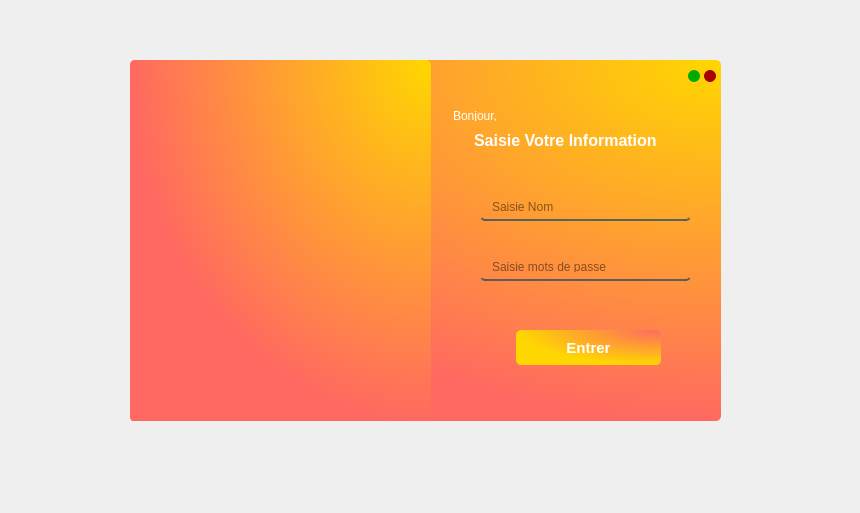
<?xml version="1.0" encoding="UTF-8"?>
<ui version="4.0">
 <class>loginForm</class>
 <widget class="QWidget" name="loginForm">
  <property name="geometry">
   <rect>
    <x>0</x>
    <y>0</y>
    <width>860</width>
    <height>513</height>
   </rect>
  </property>
  <property name="windowTitle">
   <string>Form</string>
  </property>
  <widget class="QWidget" name="Loginwidget" native="true">
   <property name="geometry">
    <rect>
     <x>130</x>
     <y>60</y>
     <width>591</width>
     <height>361</height>
    </rect>
   </property>
   <property name="styleSheet">
    <string notr="true">    background-color: qradialgradient(cx: 1, cy: 0, radius: 1, fx: 1, fy: 0, stop: 0#FFD700, stop: 1 #FF6961 );
    color: white;
    padding: 10px;
    border-radius: 5px;
    box-shadow: 0 0 10px rgba(0, 0, 0, 0.1); </string>
   </property>
   <widget class="QLineEdit" name="user_name">
    <property name="geometry">
     <rect>
      <x>350</x>
      <y>130</y>
      <width>211</width>
      <height>31</height>
     </rect>
    </property>
    <property name="cursor">
     <cursorShape>IBeamCursor</cursorShape>
    </property>
    <property name="styleSheet">
     <string notr="true">background-color: rgba(0,0, 0,0); 
border:none;
border-bottom:2px solid rgba(46,82,101,200);
color:rgba(0,0,0,240);
padding-bottom:7px;</string>
    </property>
    <property name="placeholderText">
     <string>Saisie Nom</string>
    </property>
   </widget>
   <widget class="QLineEdit" name="password">
    <property name="geometry">
     <rect>
      <x>350</x>
      <y>190</y>
      <width>211</width>
      <height>31</height>
     </rect>
    </property>
    <property name="cursor">
     <cursorShape>IBeamCursor</cursorShape>
    </property>
    <property name="styleSheet">
     <string notr="true">background-color: rgba(0,0, 0,0); 
border:none;
border-bottom:2px solid rgba(46,82,101,200);
color:rgba(0,0,0,240);
padding-bottom:7px;</string>
    </property>
    <property name="placeholderText">
     <string>Saisie mots de passe</string>
    </property>
   </widget>
   <widget class="QPushButton" name="login">
    <property name="geometry">
     <rect>
      <x>386</x>
      <y>270</y>
      <width>145</width>
      <height>35</height>
     </rect>
    </property>
    <property name="font">
     <font>
      <pointsize>11</pointsize>
      <weight>75</weight>
      <bold>true</bold>
     </font>
    </property>
    <property name="styleSheet">
     <string notr="true">QPushButton {
    color: white;
    text-shadow: 0 1px 0 rgba(0, 0, 0, 0.4);
    background: qradialgradient(cx: 1, cy: 0, radius: 1, fx: 1, fy: 0, stop: 0 #FF6961, stop: 1 #FFD700);
    border: 0;
    border-radius: 5px;
}

QPushButton:hover {
    text-shadow: 0 2px 0 rgba(0, 0, 0, 0.9);
    background: qradialgradient(cx: 1.5, cy: 0.5, radius: 1.5, fx: 1.5, fy: 0.5, stop: 0.5 #FFD700, stop: 1.5 #FF69B4);
}

QPushButton:pressed {
    background: qradialgradient(cx: 1, cy: 0, radius: 1, fx: 1, fy: 0, stop: 0 #32CD32, stop: 1 #4682B4);
}
</string>
    </property>
    <property name="text">
     <string>Entrer</string>
    </property>
   </widget>
   <widget class="QLabel" name="pic">
    <property name="geometry">
     <rect>
      <x>0</x>
      <y>0</y>
      <width>301</width>
      <height>362</height>
     </rect>
    </property>
    <property name="text">
     <string/>
    </property>
   </widget>
   <widget class="QLabel" name="label">
    <property name="geometry">
     <rect>
      <x>330</x>
      <y>60</y>
      <width>231</width>
      <height>41</height>
     </rect>
    </property>
    <property name="font">
     <font>
      <pointsize>12</pointsize>
      <weight>75</weight>
      <bold>true</bold>
     </font>
    </property>
    <property name="styleSheet">
     <string notr="true">background-color: none;</string>
    </property>
    <property name="text">
     <string>Saisie Votre Information </string>
    </property>
   </widget>
   <widget class="QLabel" name="label_2">
    <property name="geometry">
     <rect>
      <x>310</x>
      <y>40</y>
      <width>81</width>
      <height>31</height>
     </rect>
    </property>
    <property name="styleSheet">
     <string notr="true">background-color: none;</string>
    </property>
    <property name="text">
     <string>Bonjour,</string>
    </property>
   </widget>
   <widget class="QPushButton" name="close">
    <property name="geometry">
     <rect>
      <x>574</x>
      <y>10</y>
      <width>12</width>
      <height>12</height>
     </rect>
    </property>
    <property name="styleSheet">
     <string notr="true">QPushButton{
	background-color: rgb(170, 0, 0);
    border-radius: 6px;
   border: none;
}
QPushButton:pressed{
	background-color: rgb(255, 0, 0);
 }</string>
    </property>
    <property name="text">
     <string/>
    </property>
   </widget>
   <widget class="QPushButton" name="reduit">
    <property name="geometry">
     <rect>
      <x>558</x>
      <y>10</y>
      <width>12</width>
      <height>12</height>
     </rect>
    </property>
    <property name="styleSheet">
     <string notr="true">QPushButton{
	background-color: rgb(0, 170, 0);
    border-radius: 6px;
   border: none;
}
QPushButton:pressed{
	background-color: rgb(0, 255, 0);
 }</string>
    </property>
    <property name="text">
     <string/>
    </property>
   </widget>
  </widget>
 </widget>
 <resources/>
 <connections/>
</ui>
